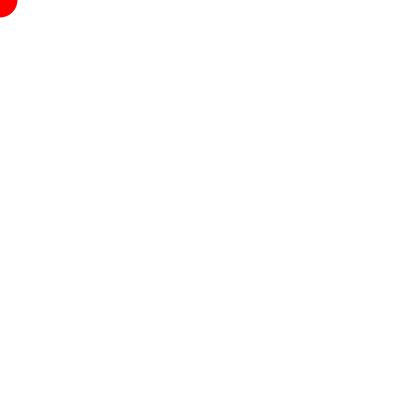
Frame 1 (no input)
Frame 60 (the mouse pressed at the canvas centre just before this capture): identical to frame 1, image omitted
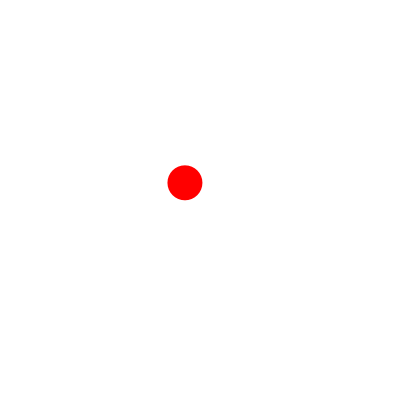
Frame 120 (the mouse held since frame 60 and released just before this capture)

The Processing sketch that drew these frames (run headless with seeded random() and noise(); from frame 60 on, the mouse is pressed at the canvas centre):

// Processing sketch: challenge03c
// ── challenge03c.pde
float x;
float y;

float easing = 0.05;

void setup(){

    size(400,400);   
    
}

void draw(){
    
  background(255);


  float circleX = mouseX; 
  float dx = circleX - x;
  x += dx * easing;
  
  float circleY = mouseY;
  float dy = circleY -y;
  y += dy * easing;

  if(abs(mouseX - x/2) < x && abs(mouseY-y/2)< y){
    
    x += random(-5,5);
    y += random(-5,5);
    
  
  }

  noStroke();
  fill(255,0,0);
  ellipse(x,y, 35,35);
  


}
